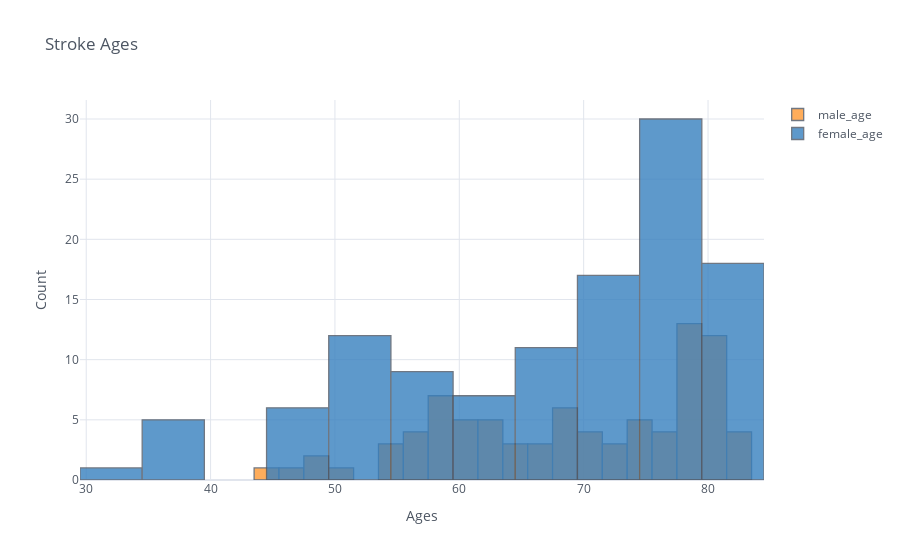

The cell this chart's notebook holds for it:
### Markdown cell above
##Stroke age among gender

### Code cell
stroke = df.loc[df['stroke']== 1].reset_index()

stroke["male_age"]=stroke[stroke["gender"]=="Male"]["age"]
stroke["female_age"]=stroke[stroke["gender"]=="Female"]["age"]
stroke[["male_age","female_age"]].iplot(kind="histogram", bins=20, theme="white", title="Stroke Ages", xTitle='Ages', yTitle='Count')

### Figure 1 — Plotly figure (JSON) as saved in the notebook; plotly's stock layout.template omitted (floating-point values rounded to 4 significant figures; data arrays with more than 128 entries replaced by an {"elided": "..."} marker saying what was removed)
{"data": [{"histfunc": "count", "histnorm": "", "marker": {"color": "rgba(255, 153, 51, 1.0)", "line": {"color": "#4D5663", "width": 1.3}}, "name": "male_age", "nbinsx": 20, "opacity": 0.8, "orientation": "v", "x": {"elided": "202 int values"}, "type": "histogram"}, {"histfunc": "count", "histnorm": "", "marker": {"color": "rgba(55, 128, 191, 1.0)", "line": {"color": "#4D5663", "width": 1.3}}, "name": "female_age", "nbinsx": 20, "opacity": 0.8, "orientation": "v", "x": {"elided": "202 int values"}, "type": "histogram"}], "layout": {"barmode": "overlay", "legend": {"bgcolor": "#FFFFFF", "font": {"color": "#4D5663"}}, "paper_bgcolor": "#FFFFFF", "plot_bgcolor": "#FFFFFF", "title": {"font": {"color": "#4D5663"}, "text": "Stroke Ages"}, "xaxis": {"gridcolor": "#E1E5ED", "showgrid": true, "tickfont": {"color": "#4D5663"}, "title": {"font": {"color": "#4D5663"}, "text": "Ages"}, "zerolinecolor": "#E1E5ED"}, "yaxis": {"gridcolor": "#E1E5ED", "showgrid": true, "tickfont": {"color": "#4D5663"}, "title": {"font": {"color": "#4D5663"}, "text": "Count"}, "zerolinecolor": "#E1E5ED"}}}
